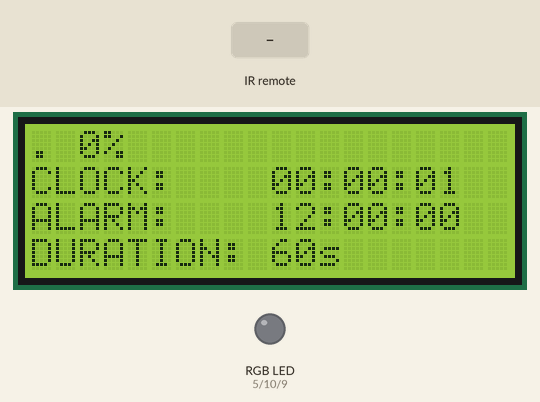
Bench run of a sketch on a simulated Arduino Uno, built with avr-gcc and run on an emulated ATmega328P. On the bench: 20×4 character LCD, an RGB LED mixed from three pins (HIGH = lit). Inputs (shaded band) come from the test bench. Dim RGB values are drawn brighter than linear; the local clock reads 2024-03-15 10:24:30 at power-on unless the sketch sets it.

Above: at 1.3 s.
1.4 s: infrared code 0xFFA25D received
At 2.6 s:
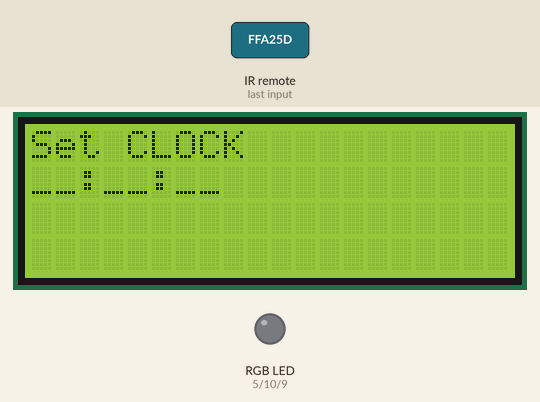
2.9 s: infrared code 0xFFC23D received
At 4.1 s:
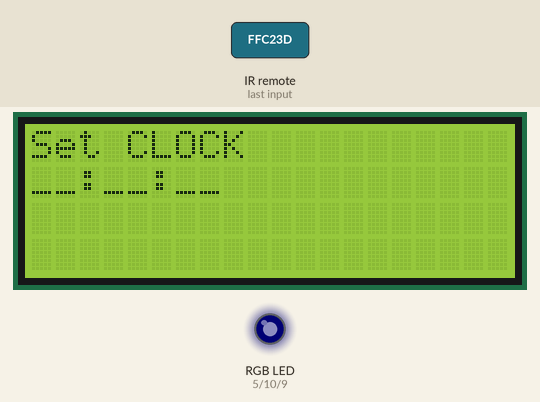
5.9 s: infrared code 0xFFE01F received
At 6.78 s:
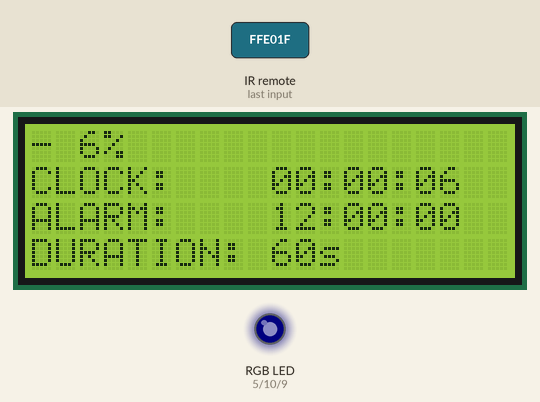
8.5 s: infrared code 0xFF629D received
At 9.4 s:
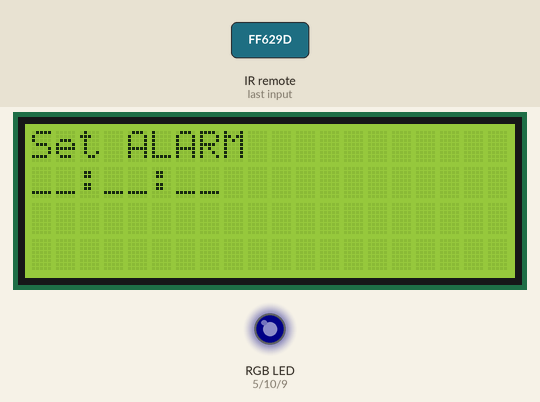
11.5 s: infrared code 0xFFE01F received
At 12.38 s:
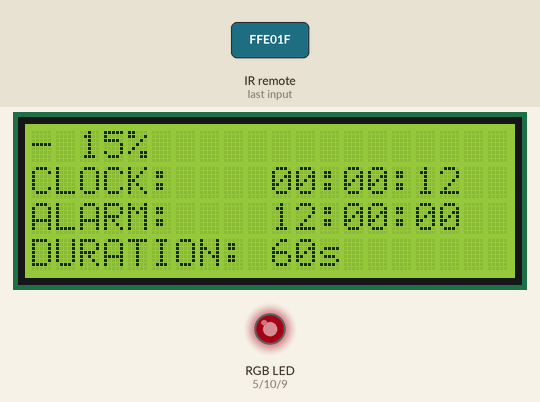
13.4 s: infrared code 0xFFE21D received
At 13.9 s:
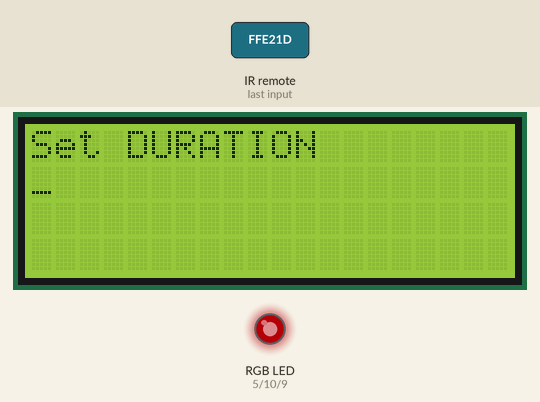
Timing chart, 0 to 19.7 s (numbered marks = the images above; inputs shaded):
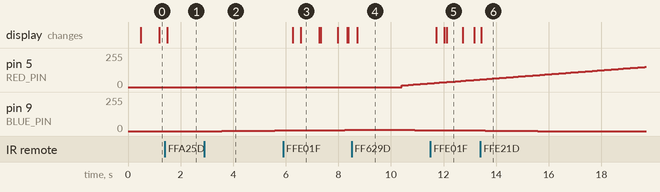

The sketch:

sunrise.ino
```cpp
#include <Wire.h>
#include <LiquidCrystal_I2C.h>
#include <iarduino_RTC.h>
#include <IRremote.h>


/*********************************************************** PINS ***********************************************************/


const int RED_PIN = 5;
const int GREEN_PIN = 10;
const int BLUE_PIN = 9;
const int IR_RECV_PIN = 4;
const int CLOCK_RST_PIN = 6;
const int CLOCK_DAT_PIN = 7;
const int CLOCK_CLK_PIN = 12;

iarduino_RTC rtc(RTC_DS1302, CLOCK_RST_PIN, CLOCK_CLK_PIN, CLOCK_DAT_PIN);
LiquidCrystal_I2C lcd(0x27,16,2);
IRrecv irrecv(IR_RECV_PIN);
decode_results results;


/*********************************************************** SIGNALS ***********************************************************/


const unsigned long SIGNAL_VOL_MINUS = 0xFFE01F;
const unsigned long SIGNAL_VOL_PLUS = 0xFFA857;
const unsigned long SIGNAL_PREV = 0xFF22DD;
const unsigned long SIGNAL_NEXT = 0xFF02FD;
const unsigned long SIGNAL_PLAY_PAUSE = 0xFFC23D;
const unsigned long SIGNAL_CH_MINUS = 0xFFA25D;
const unsigned long SIGNAL_CH = 0xFF629D;
const unsigned long SIGNAL_CH_PLUS = 0xFFE21D;
const unsigned long SIGNAL_EQ = 0xFF906F;
const unsigned long SIGNAL_100_PLUS = 0xFF9867;
const unsigned long SIGNAL_200_PLUS = 0xFFB04F;
const unsigned long SIGNAL_0 = 0xFF6897;
const unsigned long SIGNAL_1 = 0xFF30CF;
const unsigned long SIGNAL_2 = 0xFF18E7;
const unsigned long SIGNAL_3 = 0xFF7A85;
const unsigned long SIGNAL_4 = 0xFF10EF;
const unsigned long SIGNAL_5 = 0xFF38C7;
const unsigned long SIGNAL_6 = 0xFF5AA5;
const unsigned long SIGNAL_7 = 0xFF42BD;
const unsigned long SIGNAL_8 = 0xFF4AB5;
const unsigned long SIGNAL_9 = 0xFF52AD;

const unsigned long ACTION_CLOCK = SIGNAL_CH_MINUS;
const unsigned long ACTION_ALARM = SIGNAL_CH;
const unsigned long ACTION_DURATION = SIGNAL_CH_PLUS;
const unsigned long ACTION_SUBMIT = SIGNAL_EQ;
const unsigned long ACTION_BACK = SIGNAL_VOL_MINUS;


/*********************************************************** DATA STRUCTURES ***********************************************************/


struct Color {
  int red;
  int green;
  int blue;
};

struct Time {
  int hours;
  int minutes;
  int seconds;
};

enum StateTitle {
    MAIN, CLOCK, ALARM, DURATION
};

const int STATE_INPUT_LENGTH = 6;
struct State {
  StateTitle title;
  int input[STATE_INPUT_LENGTH];
  int step;
};


/*********************************************************** CONFIGURATION ***********************************************************/


const int STATE_INPUT_INTEGER_MAX_LENGTH = 3;
const int STATE_INPUT_NAN = -1;

const Time DEFAULT_ALARM{12, 0, 0};
const Time DEFAULT_CURRENT_TIME{0, 0, 0};
const int DEFAULT_GRADIENT_DURATION = 60;
const int ALARM_START_THRESHOLD_SECONDS = 1;
const int MAX_FINISHED_TIME_SECONDS = 10;

const int DELAY_LENGTH = 10;
const int LCD_UPDATE_DELAY_STEPS = 20;

const int GRADIENT_LENGTH = 9;
const Color GRADIENT_SEQUENCE[] = {
  {0, 0, 0},
  {0, 0, 10},
  {100, 0, 0},
  {200, 0, 0},
  {200, 10, 10},
  {200, 30, 30},
  {200, 70, 70},
  {200, 100, 100},
  {200, 200, 200}
};


/*********************************************************** LIGHT MODEL ***********************************************************/


class LightModel {

  private:

  bool started;
  bool finished;
  Color color;
  unsigned long startTime;
  double progress;

  public:

  LightModel() {
    reset();
  }

  const Color &getColor() {
    return color;
  }

  bool isFinished() {
    return finished;
  }

  bool isStarted() {
    return started;
  }

  void reset() {
    started = false;
    finished = false;
    progress = 0;
    color = GRADIENT_SEQUENCE[0];
  }

  void start() {
    reset();
    started = true;
    this->startTime = millis();
  }

  void watchTimer(int gradientDuration) {
    if (!finished) {
      return;
    }
    unsigned long currTime = millis();
    if (currTime - startTime > 1000 * (MAX_FINISHED_TIME_SECONDS + gradientDuration)) {
      reset();
    }
  }

  void update(int gradientDuration) {
    if (!started || finished) {
      return;
    }

    unsigned long currTime = millis();
    progress = (currTime - startTime) / (gradientDuration * 1000.);

    if (progress >= 1) {
      progress = 1;
      finished = true;
      color = GRADIENT_SEQUENCE[GRADIENT_LENGTH - 1];
      return;
    }

    int step = floor((GRADIENT_LENGTH - 1) * progress);
    double stepPart = 1. / GRADIENT_LENGTH;
    double stepStart = step * stepPart;
    double stepEnd = stepStart + stepPart;
    double iterationProgress = (progress - stepStart) / (stepEnd - stepStart);


    const Color currStepColor = GRADIENT_SEQUENCE[step];
    const Color nextStepColor = GRADIENT_SEQUENCE[step + 1];
    const int newRed = filterColor(currStepColor.red + (nextStepColor.red - currStepColor.red) * iterationProgress);
    const int newGreen = filterColor(currStepColor.green + (nextStepColor.green - currStepColor.green) * iterationProgress);
    const int newBlue = filterColor(currStepColor.blue + (nextStepColor.blue - currStepColor.blue) * iterationProgress);
    color = {newRed, newGreen, newBlue};
  }

  int filterColor(int value) {
    if (value < 0) {
      return 0;
    }
    if (value > 255) {
      return 255;
    }
    return value;
  }

  double getProgress() {
    return progress;
  }

  String getStatus() {
    if (finished) {
      return "+";
    }
    if (started) {
      return "-";
    }
    return ".";
  }
};


/*********************************************************** CLOCK MODEL ***********************************************************/


class ClockModel {

  private:

  unsigned long timeToSeconds(const Time &t) {
    long hours = t.hours;
    long minutes = hours * 60 + t.minutes;
    long seconds = minutes * 60 + t.seconds;
    return seconds;
  }

  long startTime;
  long secondsInDay = 24L * 60L * 60L;

  public:

  ClockModel() = default;

  void setup() {
    rtc.begin();
    setTime(DEFAULT_CURRENT_TIME);
  }

  String getCurrentTime() {
    return rtc.gettime("H:i:s");
  }

  void setTime(const Time &t) {
    rtc.settime(t.seconds, t.minutes, t.hours, 13, 11, 21, 7);
  }

  bool shouldGradientStart(const Time &alarm, int gradientDuration) {
    long alarmSeconds = timeToSeconds(alarm);
    long gradientStartSeconds = (alarmSeconds - gradientDuration + secondsInDay) % secondsInDay;

    long currentSeconds = timeToSeconds({rtc.Hours, rtc.minutes, rtc.seconds});
    long differenceSeconds = abs(currentSeconds - gradientStartSeconds);

    return differenceSeconds <= ALARM_START_THRESHOLD_SECONDS || differenceSeconds >= (secondsInDay - ALARM_START_THRESHOLD_SECONDS);
  }
};


/*********************************************************** IR MODEL ***********************************************************/


class IRModel {

  public:

  IRModel() = default;


  void setup() {
    irrecv.enableIRIn();
    irrecv.blink13(true);
  }

  unsigned long get() {
    if (irrecv.decode(&results)){
      unsigned long value = results.value;
      irrecv.resume();
      return value;
    }
    return 0;
  }
};


/*********************************************************** SETTINGS MODEL ***********************************************************/


class SettingsModel {

  private:

  Time alarm = DEFAULT_ALARM;
  int gradientDuration = DEFAULT_GRADIENT_DURATION;

  public:

  SettingsModel() = default;


  void setup() {
    irrecv.enableIRIn();
    irrecv.blink13(true);
  }

  const Time &getAlarm() {
    return alarm;
  }

  int getGradientDuration() {
    return gradientDuration;
  }

  void setGradientDuration(int duration) {
    gradientDuration = duration;
  }

  void setAlarm(const Time &alarmTime) {
    alarm = alarmTime;
  }
};


/*********************************************************** LIGHT VIEW ***********************************************************/


class LightView {

  public:

  LightView() = default;

  void update(const Color &color) {
    analogWrite(RED_PIN, color.red);
    analogWrite(GREEN_PIN, color.green);
    analogWrite(BLUE_PIN, color.blue);
  }
};


/*********************************************************** LCD VIEW ***********************************************************/


class LcdView {

  private:

  int step;
  StateTitle lastTitle = MAIN;

  void printMainProgress(const String &status, const double progress) {
      lcd.setCursor(0, 0);
      lcd.print("                    ");
      lcd.setCursor(0, 0);
      int progressDec = progress * 100;
      lcd.print(status + " " + String(progressDec) + "%");
  }

  String padNumber(int a) {
    return a < 10 ? String("0") + String(a) : String(a);
  }

  void printMainTime(const String &currentTime) {
      lcd.setCursor(0, 1);
      lcd.print("CLOCK:    " + currentTime);
  }

  void printMainAlarm(const Time &alarmTime) {
      lcd.setCursor(0, 2);
      lcd.print("ALARM:    " + padNumber(alarmTime.hours) + ":" + padNumber(alarmTime.minutes) + ":" + padNumber(alarmTime.seconds));
  }

  void printMainDuration(const int duration) {
      lcd.setCursor(0, 3);
      lcd.print("DURATION: " + String(duration) + "s");
  }

  void printClockTitle() {
      lcd.setCursor(0, 0);
      lcd.print("Set CLOCK");
  }

  void printAlarmTitle() {
      lcd.setCursor(0, 0);
      lcd.print("Set ALARM");
  }

  void printDurationTitle() {
      lcd.setCursor(0, 0);
      lcd.print("Set DURATION");
  }

  void printIntegerInput(const State &state) {
      lcd.setCursor(0, 1);
      for (int i = 0; i < state.step; i++) {
        lcd.print(state.input[i]);
      }
      if (state.step < STATE_INPUT_INTEGER_MAX_LENGTH) {
        lcd.print("_");
      }
  }

  String getTimeInputIndex(const State &state, int index) {
    if (index >= state.step) {
      return "_";
    }
    return String(state.input[index]);
  }

  void printTimeInput(const State &state) {
      lcd.setCursor(0, 1);
      String result = "";
      result += getTimeInputIndex(state, 0) + getTimeInputIndex(state, 1) + ":";
      result += getTimeInputIndex(state, 2) + getTimeInputIndex(state, 3) + ":";
      result += getTimeInputIndex(state, 4) + getTimeInputIndex(state, 5);
      lcd.print(result);
  }

  public:

  LcdView() {
    step = 0;
  }

  void setup(){
    lcd.init();
    lcd.begin(20, 4);
    lcd.backlight();
  }

  void update(const State &state, const String &status, const double progress, const String &currentTime, const Time &alarmTime, const int gradientDuration) {
    step++;
    if (step != LCD_UPDATE_DELAY_STEPS) {
      return;
    }

    if (state.title != lastTitle) {
      lcd.clear();
      lastTitle = state.title;
    }

    switch (state.title) {
      case MAIN:
        printMainProgress(status, progress);
        printMainDuration(gradientDuration);
        printMainAlarm(alarmTime);
        printMainTime(currentTime);
        break;
      case CLOCK:
        printClockTitle();
        printTimeInput(state);
        break;
      case ALARM:
        printAlarmTitle();
        printTimeInput(state);
        break;
      default:
        printDurationTitle();
        printIntegerInput(state);
        break;
    }
    step = 0;
  }
};


/*********************************************************** STATE MODEL ***********************************************************/


class StateModel {

  private:

  SettingsModel &settingsModel;
  ClockModel &clockModel;
  State state = generateInitState(MAIN);

  State generateInitState(StateTitle title) {
    return {title, {0}, 0};
  }

  int getNumberBySignal(unsigned long signal) {
    switch (signal) {
      case SIGNAL_0:
        return 0;
      case SIGNAL_1:
        return 1;
      case SIGNAL_2:
        return 2;
      case SIGNAL_3:
        return 3;
      case SIGNAL_4:
        return 4;
      case SIGNAL_5:
        return 5;
      case SIGNAL_6:
        return 6;
      case SIGNAL_7:
        return 7;
      case SIGNAL_8:
        return 8;
      case SIGNAL_9:
        return 9;
      default:
        return STATE_INPUT_NAN;
    }
  }

  void proceedIntegerStep(int number) {
    if (number == 0 && state.step == 0) {
      return;
    }
    if (state.step == STATE_INPUT_INTEGER_MAX_LENGTH) {
      return;
    }
    state.input[state.step] = number;
    state.step++;
  }

  void proceedTimeStep(int number) {
    switch(state.step) {
      case 0:
        if (number > 2) {
          return;
        }
        break;
      case 1:
        if (state.input[0] == 2 && number > 3) {
          return;
        }
        break;
      case 2:
      case 4:
        if (number > 5) {
          return;
        }
        break;
    }
    state.input[state.step] = number;
    state.step++;
  }

  void submitDuration() {
    if (state.step == 0) {
      return;
    }

    int result = 0;
    for (int i = 0; i < state.step; i++) {
      result *= 10;
      result += state.input[i];
    }
    settingsModel.setGradientDuration(result);
    state = generateInitState(MAIN);
  }

  void submitClock() {
    if (state.step != 6) {
      return;
    }

    int hours = state.input[0] * 10 + state.input[1];
    int minutes = state.input[2] * 10 + state.input[3];
    int seconds = state.input[4] * 10 + state.input[5];
    clockModel.setTime({hours, minutes, seconds});
    state = generateInitState(MAIN);
  }

  void submitAlarm() {
    if (state.step != 6) {
      return;
    }

    int hours = state.input[0] * 10 + state.input[1];
    int minutes = state.input[2] * 10 + state.input[3];
    int seconds = state.input[4] * 10 + state.input[5];
    settingsModel.setAlarm({hours, minutes, seconds});
    state = generateInitState(MAIN);
  }

  public:

  const State &getState() {
    return state;
  }

  void processSignal(unsigned long signal) {
    int number;
    switch (state.title) {

      case MAIN:
        if (signal == ACTION_CLOCK) {
          state = generateInitState(CLOCK);
        }
        if (signal == ACTION_ALARM) {
          state = generateInitState(ALARM);
        }
        if (signal == ACTION_DURATION) {
          state = generateInitState(DURATION);
        }
        break;

      case CLOCK:
        if (signal == ACTION_BACK) {
          state = generateInitState(MAIN);
        }
        number = getNumberBySignal(signal);
        if (number != STATE_INPUT_NAN) {
          proceedTimeStep(number);
        }
        if (signal == ACTION_SUBMIT) {
          submitClock();
        }
        break;

      case ALARM:
        if (signal == ACTION_BACK) {
          state = generateInitState(MAIN);
        }
        number = getNumberBySignal(signal);
        if (number != STATE_INPUT_NAN) {
          proceedTimeStep(number);
        }
        if (signal == ACTION_SUBMIT) {
          submitAlarm();
        }
        break;

      case DURATION:
        if (signal == ACTION_BACK) {
          state = generateInitState(MAIN);
        }
        number = getNumberBySignal(signal);
        if (number != STATE_INPUT_NAN) {
          proceedIntegerStep(number);
        }
        if (signal == ACTION_SUBMIT) {
          submitDuration();
        }
        break;
    }
  }

  StateModel(SettingsModel &settingsModel, ClockModel &clockModel): settingsModel(settingsModel), clockModel(clockModel) {
  }
};


/*********************************************************** CONTROLLER ***********************************************************/


class Controller {

  private:

  StateModel &stateModel;
  SettingsModel &settingsModel;
  LightModel &lightModel;
  ClockModel &clockModel;
  IRModel &irModel;
  LightView &lightView;
  LcdView &lcdView;

  public:

  Controller(
    StateModel &stateModel, SettingsModel &settingsModel, LightModel &lightModel, ClockModel &clockModel,
    IRModel &irModel, LightView &lightView, LcdView &lcdView
  ): stateModel(stateModel), settingsModel(settingsModel), lightModel(lightModel), clockModel(clockModel), irModel(irModel),
     lightView(lightView), lcdView(lcdView) {
  }

  void setup() {
    Serial.begin(9600);
    lcdView.setup();
    clockModel.setup();
    irModel.setup();
  }

  void execute() {
    unsigned long signal = irModel.get();

    stateModel.processSignal(signal);

    if (signal == SIGNAL_PLAY_PAUSE) {
      if (lightModel.isStarted()) {
        lightModel.reset();
      } else {
        lightModel.start();
      }
    }

    lightModel.watchTimer(settingsModel.getGradientDuration());

    if (!lightModel.isFinished()) {
      if (!lightModel.isStarted()) {
        if (clockModel.shouldGradientStart(settingsModel.getAlarm(), settingsModel.getGradientDuration())) {
          lightModel.start();
        }
      } else {
        lightModel.update(settingsModel.getGradientDuration());
      }
    }

    lightView.update(lightModel.getColor());
    lcdView.update(stateModel.getState(), lightModel.getStatus(), lightModel.getProgress(), clockModel.getCurrentTime(), settingsModel.getAlarm(), settingsModel.getGradientDuration());
  }
};


/*********************************************************** MAIN ***********************************************************/


LightModel lightModel;
SettingsModel settingsModel;
ClockModel clockModel;
StateModel stateModel(settingsModel, clockModel);
IRModel irModel;
LightView lightView;
LcdView lcdView;
Controller controller(stateModel, settingsModel, lightModel, clockModel, irModel, lightView, lcdView);


void setup(){
  controller.setup();
}

void loop(){
  controller.execute();
  delay(DELAY_LENGTH);
}
```

Measured:
- after the input at 1.4 s, the display: changes after 0.10 s (image 1)
- after the input at 2.9 s, pin 9 (BLUE_PIN): 0/255 → 1/255 after 0.67 s, → 2/255 0.67 s later, → 3/255 0.67 s later, → 4/255 0.68 s later
- after the input at 5.9 s, the display: first changes after 0.37 s (image 3 shows a later state)
- after the input at 8.5 s, the display: changes after 0.22 s (image 4)
- after the input at 11.5 s, the display: first changes after 0.23 s (image 5 shows a later state)
- after the input at 13.4 s, the display: changes at once (image 6)
- what the display in image 3 shows lasts 0.7 s, from 6.6 s to 7.3 s
